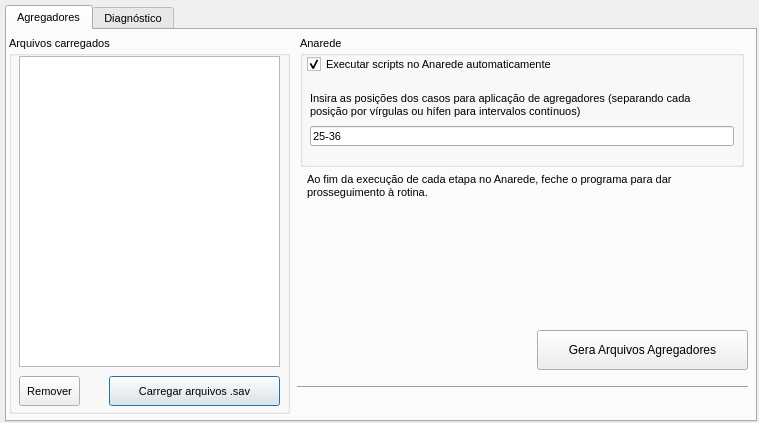
<?xml version="1.0" encoding="UTF-8"?>
<ui version="4.0">
 <author>Samir Ferreira</author>
 <class>Janela</class>
 <widget class="QDialog" name="Janela">
  <property name="geometry">
   <rect>
    <x>0</x>
    <y>0</y>
    <width>759</width>
    <height>423</height>
   </rect>
  </property>
  <property name="windowTitle">
   <string>Agregadores e Diagnóstico - v1.0.1 (jan-2022)</string>
  </property>
  <property name="windowIcon">
   <iconset resource="recursos.qrc">
    <normaloff>:/icones/epe</normaloff>:/icones/epe</iconset>
  </property>
  <widget class="QTabWidget" name="tabWidget">
   <property name="geometry">
    <rect>
     <x>5</x>
     <y>5</y>
     <width>752</width>
     <height>417</height>
    </rect>
   </property>
   <property name="font">
    <font>
     <pointsize>8</pointsize>
    </font>
   </property>
   <property name="whatsThis">
    <string>&lt;html&gt;&lt;head/&gt;&lt;body&gt;&lt;p&gt;&lt;br/&gt;&lt;/p&gt;&lt;/body&gt;&lt;/html&gt;</string>
   </property>
   <property name="currentIndex">
    <number>0</number>
   </property>
   <widget class="QWidget" name="tab_agreg">
    <attribute name="title">
     <string>Agregadores</string>
    </attribute>
    <widget class="QGroupBox" name="groupBox_arqvs_carregados_agreg">
     <property name="geometry">
      <rect>
       <x>2</x>
       <y>6</y>
       <width>281</width>
       <height>378</height>
      </rect>
     </property>
     <property name="title">
      <string>Arquivos carregados</string>
     </property>
     <widget class="QListView" name="listView_arqv_carregados_agreg">
      <property name="geometry">
       <rect>
        <x>10</x>
        <y>20</y>
        <width>261</width>
        <height>311</height>
       </rect>
      </property>
      <property name="cursor" stdset="0">
       <cursorShape>PointingHandCursor</cursorShape>
      </property>
      <property name="whatsThis">
       <string>&lt;html&gt;&lt;head/&gt;&lt;body&gt;&lt;p&gt;Lista de casos carregados (.pwf/.sav) com base nos quais serão gerados os dados de agregadores.&lt;/p&gt;&lt;/body&gt;&lt;/html&gt;</string>
      </property>
      <property name="selectionMode">
       <enum>QAbstractItemView::ExtendedSelection</enum>
      </property>
     </widget>
     <widget class="QPushButton" name="pushButton_carrega_arqvs_agreg">
      <property name="geometry">
       <rect>
        <x>100</x>
        <y>340</y>
        <width>171</width>
        <height>30</height>
       </rect>
      </property>
      <property name="whatsThis">
       <string>&lt;html&gt;&lt;head/&gt;&lt;body&gt;&lt;p&gt;Permite selecionar e carregar arquivos .pwf/.sav nos quais se deseja aplicar os dados de agregadores.&lt;/p&gt;&lt;/body&gt;&lt;/html&gt;</string>
      </property>
      <property name="text">
       <string>Carregar arquivos .sav</string>
      </property>
      <property name="icon">
       <iconset resource="recursos.qrc">
        <normaloff>:/icones/sav</normaloff>:/icones/sav</iconset>
      </property>
     </widget>
     <widget class="QPushButton" name="pushButton_remover_agreg">
      <property name="geometry">
       <rect>
        <x>10</x>
        <y>340</y>
        <width>61</width>
        <height>30</height>
       </rect>
      </property>
      <property name="text">
       <string>Remover</string>
      </property>
     </widget>
    </widget>
    <widget class="QCheckBox" name="cb_anarede">
     <property name="geometry">
      <rect>
       <x>300</x>
       <y>26</y>
       <width>263</width>
       <height>17</height>
      </rect>
     </property>
     <property name="text">
      <string>Executar scripts no Anarede automaticamente</string>
     </property>
     <property name="icon">
      <iconset resource="recursos.qrc">
       <normaloff>:/icones/anarede</normaloff>:/icones/anarede</iconset>
     </property>
     <property name="checked">
      <bool>true</bool>
     </property>
    </widget>
    <widget class="QGroupBox" name="groupBox">
     <property name="geometry">
      <rect>
       <x>293</x>
       <y>6</y>
       <width>444</width>
       <height>131</height>
      </rect>
     </property>
     <property name="whatsThis">
      <string>Seleciona aplicação automática dos scripts de agregadores no histórico selecionado. Caso seja deixada deselecionada apenas gera os scripts de agregadores, para posterior aplicação.</string>
     </property>
     <property name="title">
      <string>Anarede</string>
     </property>
     <widget class="QLineEdit" name="le_posicoes">
      <property name="geometry">
       <rect>
        <x>10</x>
        <y>90</y>
        <width>424</width>
        <height>20</height>
       </rect>
      </property>
      <property name="text">
       <string>25-36</string>
      </property>
     </widget>
     <widget class="QLabel" name="label">
      <property name="geometry">
       <rect>
        <x>10</x>
        <y>53</y>
        <width>421</width>
        <height>31</height>
       </rect>
      </property>
      <property name="text">
       <string>Insira as posições dos casos para aplicação de agregadores (separando cada posição por vírgulas ou hífen para intervalos contínuos)</string>
      </property>
      <property name="wordWrap">
       <bool>true</bool>
      </property>
     </widget>
    </widget>
    <widget class="QPushButton" name="pushButton_saida_agreg">
     <property name="geometry">
      <rect>
       <x>530</x>
       <y>300</y>
       <width>211</width>
       <height>40</height>
      </rect>
     </property>
     <property name="font">
      <font>
       <pointsize>9</pointsize>
      </font>
     </property>
     <property name="whatsThis">
      <string extracomment="Gera a tabela de contingências no formato .xlsx">&lt;html&gt;&lt;head/&gt;&lt;body&gt;&lt;p&gt;Inicia rotina para geração e aplicação de dados de agregadores nos casos selecionados. &lt;/p&gt;&lt;/body&gt;&lt;/html&gt;</string>
     </property>
     <property name="text">
      <string>Gera Arquivos Agregadores</string>
     </property>
     <property name="icon">
      <iconset resource="recursos.qrc">
       <normaloff>:/icones/doc</normaloff>:/icones/doc</iconset>
     </property>
    </widget>
    <widget class="Line" name="line_4">
     <property name="geometry">
      <rect>
       <x>290</x>
       <y>347</y>
       <width>451</width>
       <height>20</height>
      </rect>
     </property>
     <property name="orientation">
      <enum>Qt::Horizontal</enum>
     </property>
    </widget>
    <widget class="QLabel" name="label_agreg">
     <property name="geometry">
      <rect>
       <x>290</x>
       <y>365</y>
       <width>441</width>
       <height>20</height>
      </rect>
     </property>
     <property name="font">
      <font>
       <pointsize>8</pointsize>
      </font>
     </property>
     <property name="layoutDirection">
      <enum>Qt::LeftToRight</enum>
     </property>
     <property name="text">
      <string/>
     </property>
     <property name="alignment">
      <set>Qt::AlignBottom|Qt::AlignRight|Qt::AlignTrailing</set>
     </property>
    </widget>
    <widget class="QLabel" name="label_instrucao">
     <property name="geometry">
      <rect>
       <x>300</x>
       <y>130</y>
       <width>431</width>
       <height>51</height>
      </rect>
     </property>
     <property name="text">
      <string>Ao fim da execução de cada etapa no Anarede, feche o programa para dar prosseguimento à rotina.</string>
     </property>
     <property name="wordWrap">
      <bool>true</bool>
     </property>
    </widget>
    <zorder>groupBox</zorder>
    <zorder>groupBox_arqvs_carregados_agreg</zorder>
    <zorder>cb_anarede</zorder>
    <zorder>pushButton_saida_agreg</zorder>
    <zorder>line_4</zorder>
    <zorder>label_agreg</zorder>
    <zorder>label_instrucao</zorder>
   </widget>
   <widget class="QWidget" name="tab_diag">
    <attribute name="title">
     <string>Diagnóstico</string>
    </attribute>
    <widget class="QLabel" name="label_loading">
     <property name="geometry">
      <rect>
       <x>299</x>
       <y>359</y>
       <width>281</width>
       <height>20</height>
      </rect>
     </property>
     <property name="font">
      <font>
       <pointsize>8</pointsize>
      </font>
     </property>
     <property name="layoutDirection">
      <enum>Qt::LeftToRight</enum>
     </property>
     <property name="text">
      <string/>
     </property>
     <property name="alignment">
      <set>Qt::AlignBottom|Qt::AlignRight|Qt::AlignTrailing</set>
     </property>
    </widget>
    <widget class="QGroupBox" name="groupBox_filtros">
     <property name="geometry">
      <rect>
       <x>293</x>
       <y>6</y>
       <width>445</width>
       <height>281</height>
      </rect>
     </property>
     <property name="whatsThis">
      <string>&lt;html&gt;&lt;head/&gt;&lt;body&gt;&lt;p&gt;Área de seleção de filtros para listagem de barras e circuitos a serem monitorados e contingenciados nas análises. Do universo de barras e circuitos constantes nos arquivos .pwf carregados, apenas os que passarem no filtro definido aqui constarão nos arquivos resultantes. &lt;/p&gt;&lt;/body&gt;&lt;/html&gt;</string>
     </property>
     <property name="title">
      <string>Filtros</string>
     </property>
     <widget class="QGroupBox" name="groupBox_v_monitora">
      <property name="geometry">
       <rect>
        <x>154</x>
        <y>20</y>
        <width>281</width>
        <height>121</height>
       </rect>
      </property>
      <property name="title">
       <string>Tensões - Monitorar</string>
      </property>
      <widget class="QCheckBox" name="cb_l69m">
       <property name="geometry">
        <rect>
         <x>10</x>
         <y>50</y>
         <width>61</width>
         <height>17</height>
        </rect>
       </property>
       <property name="text">
        <string>&lt;69 kV</string>
       </property>
      </widget>
      <widget class="QCheckBox" name="cb_88m">
       <property name="geometry">
        <rect>
         <x>10</x>
         <y>70</y>
         <width>61</width>
         <height>17</height>
        </rect>
       </property>
       <property name="text">
        <string> 88 kV</string>
       </property>
       <property name="checked">
        <bool>true</bool>
       </property>
      </widget>
      <widget class="QCheckBox" name="cb_115m">
       <property name="geometry">
        <rect>
         <x>70</x>
         <y>70</y>
         <width>61</width>
         <height>17</height>
        </rect>
       </property>
       <property name="text">
        <string>115 kV</string>
       </property>
       <property name="checked">
        <bool>true</bool>
       </property>
      </widget>
      <widget class="QCheckBox" name="cb_138m">
       <property name="geometry">
        <rect>
         <x>10</x>
         <y>90</y>
         <width>61</width>
         <height>17</height>
        </rect>
       </property>
       <property name="text">
        <string>138 kV</string>
       </property>
       <property name="checked">
        <bool>true</bool>
       </property>
      </widget>
      <widget class="QCheckBox" name="cb_161m">
       <property name="geometry">
        <rect>
         <x>70</x>
         <y>90</y>
         <width>61</width>
         <height>17</height>
        </rect>
       </property>
       <property name="text">
        <string>161 kV</string>
       </property>
       <property name="checked">
        <bool>true</bool>
       </property>
      </widget>
      <widget class="Line" name="line">
       <property name="geometry">
        <rect>
         <x>130</x>
         <y>50</y>
         <width>20</width>
         <height>61</height>
        </rect>
       </property>
       <property name="orientation">
        <enum>Qt::Vertical</enum>
       </property>
      </widget>
      <widget class="QCheckBox" name="cb_230m">
       <property name="geometry">
        <rect>
         <x>160</x>
         <y>50</y>
         <width>61</width>
         <height>17</height>
        </rect>
       </property>
       <property name="text">
        <string>230 kV</string>
       </property>
       <property name="checked">
        <bool>true</bool>
       </property>
      </widget>
      <widget class="QCheckBox" name="cb_440m">
       <property name="geometry">
        <rect>
         <x>160</x>
         <y>70</y>
         <width>61</width>
         <height>17</height>
        </rect>
       </property>
       <property name="text">
        <string>440 kV</string>
       </property>
       <property name="checked">
        <bool>true</bool>
       </property>
      </widget>
      <widget class="QCheckBox" name="cb_345m">
       <property name="geometry">
        <rect>
         <x>220</x>
         <y>50</y>
         <width>61</width>
         <height>17</height>
        </rect>
       </property>
       <property name="text">
        <string>345 kV</string>
       </property>
       <property name="checked">
        <bool>true</bool>
       </property>
      </widget>
      <widget class="QCheckBox" name="cb_525m">
       <property name="geometry">
        <rect>
         <x>160</x>
         <y>90</y>
         <width>61</width>
         <height>17</height>
        </rect>
       </property>
       <property name="text">
        <string>525 kV</string>
       </property>
       <property name="checked">
        <bool>true</bool>
       </property>
      </widget>
      <widget class="QCheckBox" name="cb_500m">
       <property name="geometry">
        <rect>
         <x>220</x>
         <y>70</y>
         <width>61</width>
         <height>17</height>
        </rect>
       </property>
       <property name="text">
        <string>500 kV</string>
       </property>
       <property name="checked">
        <bool>true</bool>
       </property>
      </widget>
      <widget class="QCheckBox" name="cb_765m">
       <property name="geometry">
        <rect>
         <x>220</x>
         <y>90</y>
         <width>61</width>
         <height>17</height>
        </rect>
       </property>
       <property name="text">
        <string>765 kV</string>
       </property>
       <property name="checked">
        <bool>true</bool>
       </property>
      </widget>
      <widget class="QCheckBox" name="cb_allDISTRm">
       <property name="geometry">
        <rect>
         <x>30</x>
         <y>20</y>
         <width>81</width>
         <height>17</height>
        </rect>
       </property>
       <property name="font">
        <font>
         <pointsize>8</pointsize>
        </font>
       </property>
       <property name="text">
        <string>Todas Distr.</string>
       </property>
       <property name="checked">
        <bool>true</bool>
       </property>
      </widget>
      <widget class="QCheckBox" name="cb_allRBm">
       <property name="geometry">
        <rect>
         <x>180</x>
         <y>20</y>
         <width>71</width>
         <height>17</height>
        </rect>
       </property>
       <property name="text">
        <string>Todas RB</string>
       </property>
       <property name="checked">
        <bool>true</bool>
       </property>
      </widget>
      <widget class="QCheckBox" name="cb_69m">
       <property name="geometry">
        <rect>
         <x>70</x>
         <y>50</y>
         <width>61</width>
         <height>17</height>
        </rect>
       </property>
       <property name="text">
        <string> 69 kV</string>
       </property>
       <property name="checked">
        <bool>true</bool>
       </property>
      </widget>
     </widget>
     <widget class="QGroupBox" name="groupBox_v_conting">
      <property name="geometry">
       <rect>
        <x>154</x>
        <y>150</y>
        <width>281</width>
        <height>121</height>
       </rect>
      </property>
      <property name="title">
       <string>Tensões - Contingências</string>
      </property>
      <widget class="Line" name="line_2">
       <property name="geometry">
        <rect>
         <x>130</x>
         <y>50</y>
         <width>20</width>
         <height>61</height>
        </rect>
       </property>
       <property name="orientation">
        <enum>Qt::Vertical</enum>
       </property>
      </widget>
      <widget class="QCheckBox" name="cb_allDISTRc">
       <property name="geometry">
        <rect>
         <x>30</x>
         <y>20</y>
         <width>81</width>
         <height>17</height>
        </rect>
       </property>
       <property name="font">
        <font>
         <pointsize>8</pointsize>
        </font>
       </property>
       <property name="text">
        <string>Todas Distr.</string>
       </property>
      </widget>
      <widget class="QCheckBox" name="cb_88c">
       <property name="geometry">
        <rect>
         <x>10</x>
         <y>70</y>
         <width>61</width>
         <height>17</height>
        </rect>
       </property>
       <property name="text">
        <string> 88 kV</string>
       </property>
      </widget>
      <widget class="QCheckBox" name="cb_525c">
       <property name="geometry">
        <rect>
         <x>160</x>
         <y>90</y>
         <width>61</width>
         <height>17</height>
        </rect>
       </property>
       <property name="text">
        <string>525 kV</string>
       </property>
       <property name="checked">
        <bool>true</bool>
       </property>
      </widget>
      <widget class="QCheckBox" name="cb_115c">
       <property name="geometry">
        <rect>
         <x>70</x>
         <y>70</y>
         <width>61</width>
         <height>17</height>
        </rect>
       </property>
       <property name="text">
        <string>115 kV</string>
       </property>
      </widget>
      <widget class="QCheckBox" name="cb_345c">
       <property name="geometry">
        <rect>
         <x>220</x>
         <y>50</y>
         <width>61</width>
         <height>17</height>
        </rect>
       </property>
       <property name="text">
        <string>345 kV</string>
       </property>
       <property name="checked">
        <bool>true</bool>
       </property>
      </widget>
      <widget class="QCheckBox" name="cb_440c">
       <property name="geometry">
        <rect>
         <x>160</x>
         <y>70</y>
         <width>61</width>
         <height>17</height>
        </rect>
       </property>
       <property name="text">
        <string>440 kV</string>
       </property>
       <property name="checked">
        <bool>true</bool>
       </property>
      </widget>
      <widget class="QCheckBox" name="cb_allRBc">
       <property name="geometry">
        <rect>
         <x>180</x>
         <y>20</y>
         <width>71</width>
         <height>17</height>
        </rect>
       </property>
       <property name="text">
        <string>Todas RB</string>
       </property>
       <property name="checked">
        <bool>true</bool>
       </property>
      </widget>
      <widget class="QCheckBox" name="cb_l69c">
       <property name="geometry">
        <rect>
         <x>10</x>
         <y>50</y>
         <width>61</width>
         <height>17</height>
        </rect>
       </property>
       <property name="text">
        <string>&lt;69 kV</string>
       </property>
      </widget>
      <widget class="QCheckBox" name="cb_161c">
       <property name="geometry">
        <rect>
         <x>70</x>
         <y>90</y>
         <width>61</width>
         <height>17</height>
        </rect>
       </property>
       <property name="text">
        <string>161 kV</string>
       </property>
      </widget>
      <widget class="QCheckBox" name="cb_500c">
       <property name="geometry">
        <rect>
         <x>220</x>
         <y>70</y>
         <width>61</width>
         <height>17</height>
        </rect>
       </property>
       <property name="text">
        <string>500 kV</string>
       </property>
       <property name="checked">
        <bool>true</bool>
       </property>
      </widget>
      <widget class="QCheckBox" name="cb_138c">
       <property name="geometry">
        <rect>
         <x>10</x>
         <y>90</y>
         <width>61</width>
         <height>17</height>
        </rect>
       </property>
       <property name="text">
        <string>138 kV</string>
       </property>
      </widget>
      <widget class="QCheckBox" name="cb_765c">
       <property name="geometry">
        <rect>
         <x>220</x>
         <y>90</y>
         <width>61</width>
         <height>17</height>
        </rect>
       </property>
       <property name="text">
        <string>765 kV</string>
       </property>
       <property name="checked">
        <bool>true</bool>
       </property>
      </widget>
      <widget class="QCheckBox" name="cb_230c">
       <property name="geometry">
        <rect>
         <x>160</x>
         <y>50</y>
         <width>61</width>
         <height>17</height>
        </rect>
       </property>
       <property name="text">
        <string>230 kV</string>
       </property>
       <property name="checked">
        <bool>true</bool>
       </property>
      </widget>
      <widget class="QCheckBox" name="cb_69c">
       <property name="geometry">
        <rect>
         <x>70</x>
         <y>50</y>
         <width>61</width>
         <height>17</height>
        </rect>
       </property>
       <property name="text">
        <string> 69 kV</string>
       </property>
      </widget>
     </widget>
     <widget class="QPushButton" name="pushButton_ignora">
      <property name="geometry">
       <rect>
        <x>36</x>
        <y>239</y>
        <width>81</width>
        <height>31</height>
       </rect>
      </property>
      <property name="whatsThis">
       <string>&lt;html&gt;&lt;head/&gt;&lt;body&gt;&lt;p&gt;Abre para edição a lista de barras que não devem fazer parte do monitoramento, nem de contingências. Geralmente constam barras de sistemas isolados (Madeira, Itaipu 50Hz), terminais de elos CC, consumidores livres e barras específicas quaisquer. Barras que estejam identificadas com geração por agregadores não precisam ser incluídas pois o programa já as reconhece e exclui da listagem. &lt;/p&gt;&lt;/body&gt;&lt;/html&gt;</string>
      </property>
      <property name="text">
       <string>Lista IGNORA</string>
      </property>
     </widget>
     <widget class="QGroupBox" name="groupBox_ufs">
      <property name="geometry">
       <rect>
        <x>10</x>
        <y>20</y>
        <width>135</width>
        <height>211</height>
       </rect>
      </property>
      <property name="title">
       <string>UF's</string>
      </property>
      <widget class="QCheckBox" name="cb_AC">
       <property name="geometry">
        <rect>
         <x>10</x>
         <y>20</y>
         <width>41</width>
         <height>17</height>
        </rect>
       </property>
       <property name="text">
        <string>AC</string>
       </property>
      </widget>
      <widget class="QCheckBox" name="cb_AL">
       <property name="geometry">
        <rect>
         <x>10</x>
         <y>40</y>
         <width>41</width>
         <height>17</height>
        </rect>
       </property>
       <property name="text">
        <string>AL</string>
       </property>
      </widget>
      <widget class="QCheckBox" name="cb_AP">
       <property name="geometry">
        <rect>
         <x>10</x>
         <y>80</y>
         <width>41</width>
         <height>17</height>
        </rect>
       </property>
       <property name="text">
        <string>AP</string>
       </property>
      </widget>
      <widget class="QCheckBox" name="cb_AM">
       <property name="geometry">
        <rect>
         <x>10</x>
         <y>60</y>
         <width>41</width>
         <height>17</height>
        </rect>
       </property>
       <property name="text">
        <string>AM</string>
       </property>
      </widget>
      <widget class="QCheckBox" name="cb_CE">
       <property name="geometry">
        <rect>
         <x>10</x>
         <y>120</y>
         <width>41</width>
         <height>17</height>
        </rect>
       </property>
       <property name="text">
        <string>CE</string>
       </property>
      </widget>
      <widget class="QCheckBox" name="cb_BA">
       <property name="geometry">
        <rect>
         <x>10</x>
         <y>100</y>
         <width>41</width>
         <height>17</height>
        </rect>
       </property>
       <property name="text">
        <string>BA</string>
       </property>
      </widget>
      <widget class="QCheckBox" name="cb_DF">
       <property name="geometry">
        <rect>
         <x>10</x>
         <y>140</y>
         <width>41</width>
         <height>17</height>
        </rect>
       </property>
       <property name="text">
        <string>DF</string>
       </property>
      </widget>
      <widget class="QCheckBox" name="cb_MS">
       <property name="geometry">
        <rect>
         <x>50</x>
         <y>60</y>
         <width>41</width>
         <height>17</height>
        </rect>
       </property>
       <property name="text">
        <string>MS</string>
       </property>
      </widget>
      <widget class="QCheckBox" name="cb_MG">
       <property name="geometry">
        <rect>
         <x>50</x>
         <y>40</y>
         <width>41</width>
         <height>17</height>
        </rect>
       </property>
       <property name="text">
        <string>MG</string>
       </property>
      </widget>
      <widget class="QCheckBox" name="cb_GO">
       <property name="geometry">
        <rect>
         <x>10</x>
         <y>180</y>
         <width>41</width>
         <height>17</height>
        </rect>
       </property>
       <property name="text">
        <string>GO</string>
       </property>
      </widget>
      <widget class="QCheckBox" name="cb_MA">
       <property name="geometry">
        <rect>
         <x>50</x>
         <y>20</y>
         <width>41</width>
         <height>17</height>
        </rect>
       </property>
       <property name="text">
        <string>MA</string>
       </property>
      </widget>
      <widget class="QCheckBox" name="cb_ES">
       <property name="geometry">
        <rect>
         <x>10</x>
         <y>160</y>
         <width>41</width>
         <height>17</height>
        </rect>
       </property>
       <property name="text">
        <string>ES</string>
       </property>
      </widget>
      <widget class="QCheckBox" name="cb_PA">
       <property name="geometry">
        <rect>
         <x>50</x>
         <y>100</y>
         <width>41</width>
         <height>17</height>
        </rect>
       </property>
       <property name="text">
        <string>PA</string>
       </property>
      </widget>
      <widget class="QCheckBox" name="cb_MT">
       <property name="geometry">
        <rect>
         <x>50</x>
         <y>80</y>
         <width>41</width>
         <height>17</height>
        </rect>
       </property>
       <property name="text">
        <string>MT</string>
       </property>
      </widget>
      <widget class="QCheckBox" name="cb_RJ">
       <property name="geometry">
        <rect>
         <x>90</x>
         <y>20</y>
         <width>41</width>
         <height>17</height>
        </rect>
       </property>
       <property name="text">
        <string>RJ</string>
       </property>
      </widget>
      <widget class="QCheckBox" name="cb_SE">
       <property name="geometry">
        <rect>
         <x>90</x>
         <y>140</y>
         <width>41</width>
         <height>17</height>
        </rect>
       </property>
       <property name="text">
        <string>SE</string>
       </property>
      </widget>
      <widget class="QCheckBox" name="cb_RS">
       <property name="geometry">
        <rect>
         <x>90</x>
         <y>100</y>
         <width>41</width>
         <height>17</height>
        </rect>
       </property>
       <property name="text">
        <string>RS</string>
       </property>
      </widget>
      <widget class="QCheckBox" name="cb_PR">
       <property name="geometry">
        <rect>
         <x>50</x>
         <y>180</y>
         <width>41</width>
         <height>17</height>
        </rect>
       </property>
       <property name="text">
        <string>PR</string>
       </property>
      </widget>
      <widget class="QCheckBox" name="cb_PE">
       <property name="geometry">
        <rect>
         <x>50</x>
         <y>140</y>
         <width>41</width>
         <height>17</height>
        </rect>
       </property>
       <property name="text">
        <string>PE</string>
       </property>
      </widget>
      <widget class="QCheckBox" name="cb_TO">
       <property name="geometry">
        <rect>
         <x>90</x>
         <y>180</y>
         <width>41</width>
         <height>17</height>
        </rect>
       </property>
       <property name="text">
        <string>TO</string>
       </property>
      </widget>
      <widget class="QCheckBox" name="cb_SC">
       <property name="geometry">
        <rect>
         <x>90</x>
         <y>120</y>
         <width>41</width>
         <height>17</height>
        </rect>
       </property>
       <property name="text">
        <string>SC</string>
       </property>
      </widget>
      <widget class="QCheckBox" name="cb_PI">
       <property name="geometry">
        <rect>
         <x>50</x>
         <y>160</y>
         <width>41</width>
         <height>17</height>
        </rect>
       </property>
       <property name="text">
        <string>PI</string>
       </property>
      </widget>
      <widget class="QCheckBox" name="cb_RR">
       <property name="geometry">
        <rect>
         <x>90</x>
         <y>80</y>
         <width>41</width>
         <height>17</height>
        </rect>
       </property>
       <property name="text">
        <string>RR</string>
       </property>
      </widget>
      <widget class="QCheckBox" name="cb_PB">
       <property name="geometry">
        <rect>
         <x>50</x>
         <y>120</y>
         <width>41</width>
         <height>17</height>
        </rect>
       </property>
       <property name="text">
        <string>PB</string>
       </property>
      </widget>
      <widget class="QCheckBox" name="cb_RN">
       <property name="geometry">
        <rect>
         <x>90</x>
         <y>40</y>
         <width>41</width>
         <height>17</height>
        </rect>
       </property>
       <property name="text">
        <string>RN</string>
       </property>
      </widget>
      <widget class="QCheckBox" name="cb_RO">
       <property name="geometry">
        <rect>
         <x>90</x>
         <y>60</y>
         <width>41</width>
         <height>17</height>
        </rect>
       </property>
       <property name="text">
        <string>RO</string>
       </property>
      </widget>
      <widget class="QCheckBox" name="cb_SP">
       <property name="geometry">
        <rect>
         <x>90</x>
         <y>160</y>
         <width>41</width>
         <height>17</height>
        </rect>
       </property>
       <property name="text">
        <string>SP</string>
       </property>
      </widget>
     </widget>
    </widget>
    <widget class="QPushButton" name="pushButton_saida">
     <property name="geometry">
      <rect>
       <x>420</x>
       <y>301</y>
       <width>191</width>
       <height>40</height>
      </rect>
     </property>
     <property name="font">
      <font>
       <pointsize>9</pointsize>
      </font>
     </property>
     <property name="whatsThis">
      <string extracomment="Gera a tabela de contingências no formato .xlsx">&lt;html&gt;&lt;head/&gt;&lt;body&gt;&lt;p&gt;Cria Tabela de Contingência com base nos dados dos arquivos .pwf carregados e dos filtros selecionados. Basta copiar os dados dessa tabela para seu programa de contingências preferido (REDE ou PAD). &lt;/p&gt;&lt;/body&gt;&lt;/html&gt;</string>
     </property>
     <property name="text">
      <string>Gera Arquivos Diagnóstico</string>
     </property>
     <property name="icon">
      <iconset resource="recursos.qrc">
       <normaloff>:/icones/doc</normaloff>:/icones/doc</iconset>
     </property>
    </widget>
    <widget class="QGroupBox" name="groupBox_arqvs_carregados">
     <property name="geometry">
      <rect>
       <x>2</x>
       <y>6</y>
       <width>281</width>
       <height>378</height>
      </rect>
     </property>
     <property name="title">
      <string>Arquivos carregados</string>
     </property>
     <widget class="QListView" name="listView_arqv_carregados">
      <property name="geometry">
       <rect>
        <x>10</x>
        <y>20</y>
        <width>261</width>
        <height>311</height>
       </rect>
      </property>
      <property name="cursor" stdset="0">
       <cursorShape>PointingHandCursor</cursorShape>
      </property>
      <property name="whatsThis">
       <string>&lt;html&gt;&lt;head/&gt;&lt;body&gt;&lt;p&gt;Lista de casos carregados (.pwf) com base nos quais serão gerados os arquivos auxiliares para análise de contingência.&lt;/p&gt;&lt;/body&gt;&lt;/html&gt;</string>
      </property>
      <property name="selectionMode">
       <enum>QAbstractItemView::ExtendedSelection</enum>
      </property>
     </widget>
     <widget class="QPushButton" name="pushButton_carrega_arqvs">
      <property name="geometry">
       <rect>
        <x>99</x>
        <y>340</y>
        <width>171</width>
        <height>30</height>
       </rect>
      </property>
      <property name="whatsThis">
       <string>&lt;html&gt;&lt;head/&gt;&lt;body&gt;&lt;p&gt;Permite selecionar e carregar arquivos .pwf de casos nos quais se deseja fazer a análise de contingências.&lt;/p&gt;&lt;/body&gt;&lt;/html&gt;</string>
      </property>
      <property name="text">
       <string>Carregar arquivos .pwf</string>
      </property>
      <property name="icon">
       <iconset resource="recursos.qrc">
        <normaloff>:/icones/pwf</normaloff>:/icones/pwf</iconset>
      </property>
     </widget>
     <widget class="QPushButton" name="pushButton_remover">
      <property name="geometry">
       <rect>
        <x>10</x>
        <y>340</y>
        <width>61</width>
        <height>30</height>
       </rect>
      </property>
      <property name="text">
       <string>Remover</string>
      </property>
     </widget>
    </widget>
    <widget class="QProgressBar" name="progressBar">
     <property name="enabled">
      <bool>true</bool>
     </property>
     <property name="geometry">
      <rect>
       <x>584</x>
       <y>363</y>
       <width>160</width>
       <height>20</height>
      </rect>
     </property>
     <property name="value">
      <number>0</number>
     </property>
     <property name="textVisible">
      <bool>true</bool>
     </property>
     <property name="invertedAppearance">
      <bool>false</bool>
     </property>
    </widget>
    <widget class="Line" name="line_3">
     <property name="geometry">
      <rect>
       <x>290</x>
       <y>347</y>
       <width>451</width>
       <height>20</height>
      </rect>
     </property>
     <property name="orientation">
      <enum>Qt::Horizontal</enum>
     </property>
    </widget>
   </widget>
  </widget>
 </widget>
 <tabstops>
  <tabstop>pushButton_carrega_arqvs</tabstop>
  <tabstop>pushButton_saida</tabstop>
  <tabstop>listView_arqv_carregados</tabstop>
  <tabstop>pushButton_remover</tabstop>
  <tabstop>cb_AC</tabstop>
  <tabstop>cb_AL</tabstop>
  <tabstop>cb_AM</tabstop>
  <tabstop>cb_AP</tabstop>
  <tabstop>cb_BA</tabstop>
  <tabstop>cb_CE</tabstop>
  <tabstop>cb_DF</tabstop>
  <tabstop>cb_ES</tabstop>
  <tabstop>cb_GO</tabstop>
  <tabstop>cb_MA</tabstop>
  <tabstop>cb_MG</tabstop>
  <tabstop>cb_MS</tabstop>
  <tabstop>cb_MT</tabstop>
  <tabstop>cb_PA</tabstop>
  <tabstop>cb_PB</tabstop>
  <tabstop>cb_PE</tabstop>
  <tabstop>cb_PI</tabstop>
  <tabstop>cb_PR</tabstop>
  <tabstop>cb_RJ</tabstop>
  <tabstop>cb_RN</tabstop>
  <tabstop>cb_RO</tabstop>
  <tabstop>cb_RR</tabstop>
  <tabstop>cb_RS</tabstop>
  <tabstop>cb_SC</tabstop>
  <tabstop>cb_SE</tabstop>
  <tabstop>cb_SP</tabstop>
  <tabstop>cb_TO</tabstop>
  <tabstop>cb_allDISTRm</tabstop>
  <tabstop>cb_l69m</tabstop>
  <tabstop>cb_69m</tabstop>
  <tabstop>cb_88m</tabstop>
  <tabstop>cb_115m</tabstop>
  <tabstop>cb_138m</tabstop>
  <tabstop>cb_161m</tabstop>
  <tabstop>cb_allRBm</tabstop>
  <tabstop>cb_230m</tabstop>
  <tabstop>cb_345m</tabstop>
  <tabstop>cb_440m</tabstop>
  <tabstop>cb_500m</tabstop>
  <tabstop>cb_525m</tabstop>
  <tabstop>cb_765m</tabstop>
  <tabstop>cb_allDISTRc</tabstop>
  <tabstop>cb_l69c</tabstop>
  <tabstop>cb_69c</tabstop>
  <tabstop>cb_88c</tabstop>
  <tabstop>cb_115c</tabstop>
  <tabstop>cb_138c</tabstop>
  <tabstop>cb_161c</tabstop>
  <tabstop>cb_allRBc</tabstop>
  <tabstop>cb_230c</tabstop>
  <tabstop>cb_345c</tabstop>
  <tabstop>cb_440c</tabstop>
  <tabstop>cb_500c</tabstop>
  <tabstop>cb_525c</tabstop>
  <tabstop>cb_765c</tabstop>
  <tabstop>pushButton_ignora</tabstop>
 </tabstops>
 <resources>
  <include location="recursos.qrc"/>
 </resources>
 <connections/>
</ui>
